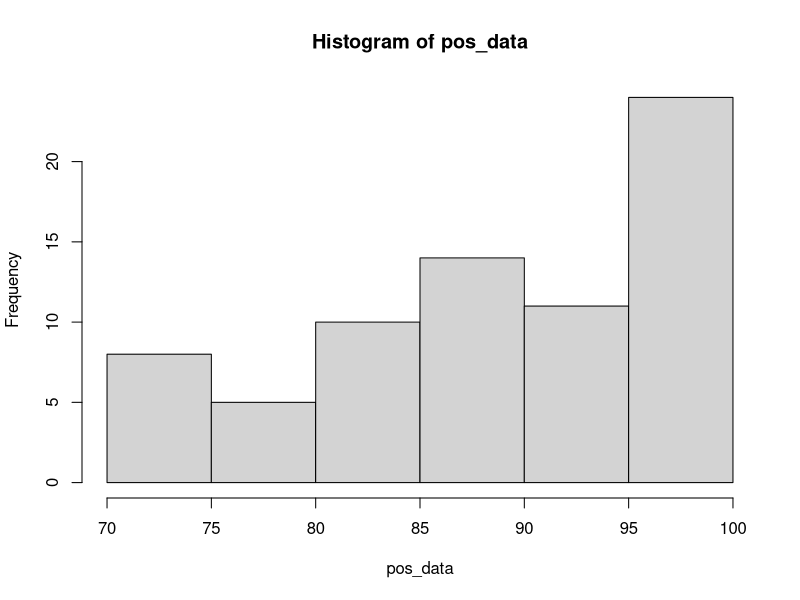
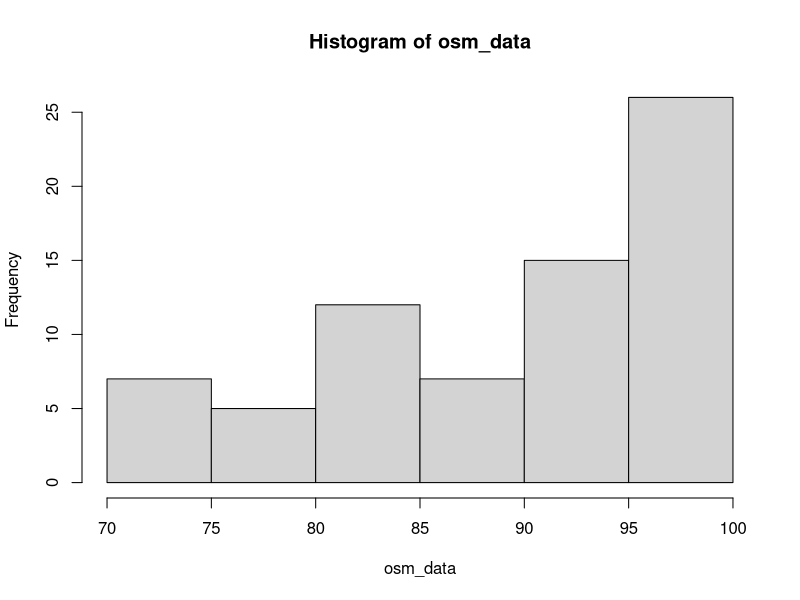

R code for these plots, in order:
library(boot)

# Obtain oxygen monitoring data from the oxygen saturation txt file
o2_data <- read.table("oxygen_saturation.txt", header = T, sep="\t")
# Obtain data from pulse oximeter and oxygen saturation monitor separately
pos_data <- o2_data[, 1]
osm_data <- o2_data[, 2]
# Find the vector of differences between the two methods per individual patient
diff_data <- pos_data - osm_data
# See the number of patients and the 
# distribution of values found using the two methods
nrow(o2_data)
hist(pos_data)
hist(osm_data)
# Print out the mean values for pulse oximeter readings 
# and oxygen saturation monitors separately
mean(pos_data)
mean(osm_data)

# Point estimate of the difference in means between the two methods
pt_estim_mean <- mean(pos_data) - mean(osm_data)

# Bias of the vector produced from looking at the difference in methods per patient (diff_data)
mean(diff_data) - pt_estim_mean
# Standard error of diff_data
st_err <- sd(diff_data) / sqrt(72)
# Confidence interval via percentile approach: quantile(diff_data, c(0.025, 0.975))
# 95% confidence interval of diff_data 
c(mean(diff_data) - st_err, mean(diff_data) + st_err)


# Number of entries
n <- nrow(o2_data)
# number of resamples
b <- 1000

# Track estimates of difference of means
estimates <- c()
for(i in 1:b){
  # For each resample, sample from 1 to n with replacement
  indices_sampled <- sample(1:n, n, replace = T)
  # Use these indices to select rows to calculate the difference of means from
  estimates <- c(estimates, 
                 mean(pos_data[indices_sampled]) - mean(osm_data[indices_sampled])
                )
}
# Metrics you can evaluate
# Mean estimate of the difference of values between the two methods
mean(estimates)
# Variance found via bootstrapping
var(estimates)
# Bias found via bootstrapping
mean(estimates) - pt_estim_mean
# Standard Error found via bootstrapping
sd(estimates) / sqrt(72)
# Confidence Interval (via percentile approach)
quantile(estimates, c(.025, .975))

# Establish difference of means function
mean.fn <- function(x, indices) {
  # Return difference of means over two methods for certain indices
  result <- mean(x[indices,1]) - mean(x[indices,2])
  return(result)
}
# Test the function for the original data
mean.fn(o2_data, 1:nrow(o2_data))

# Conduct a boostrapping using the boot package.
mean.boot <- boot(o2_data, mean.fn, R = 1000)
mean.boot
# Estimate for difference of means
mean.boot$t0
# Bias for estimate of difference of means
mean(mean.boot$t) - mean.boot$t0
# Standard errorof the estimate of difference of means
sd(mean.boot$t) / sqrt(72)
# Confidence intervals produced with 95% levels 
boot.ci(mean.boot, type = "perc")
